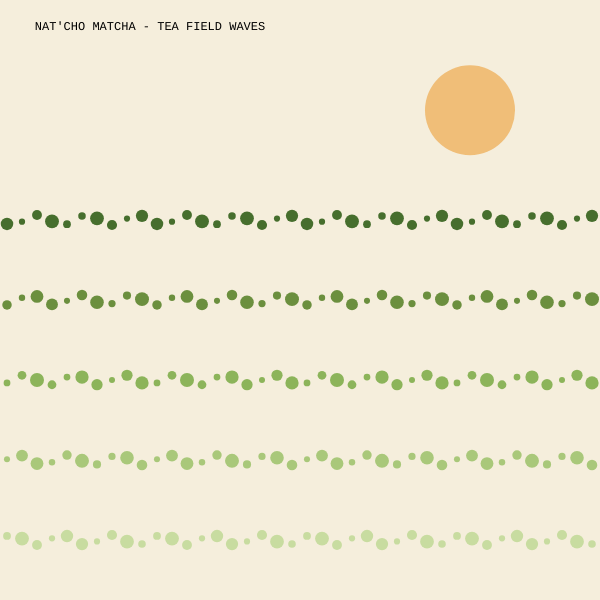
Frame 1 (no input)
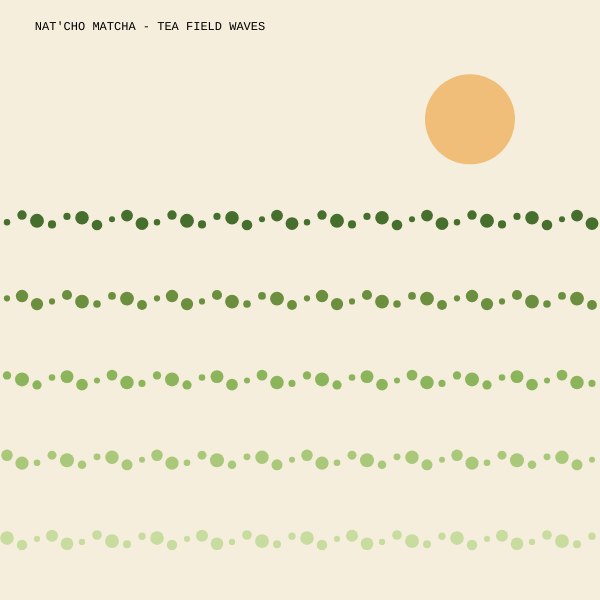
Frame 60 (no input)
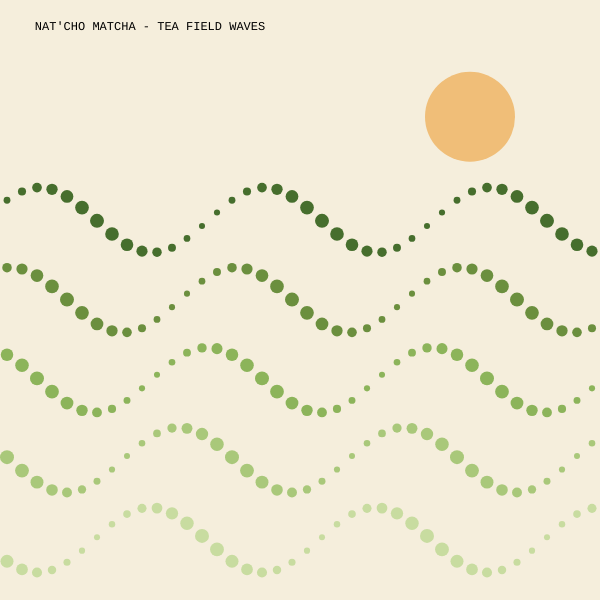
Frame 120 (the mouse pressed at the canvas centre since frame 60)

The p5.js sketch that drew these frames (run headless with seeded random() and noise() and a simulated clock; from frame 60 on, the mouse is pressed at the canvas centre):

// p5.js sketch
// ── sketch.js
let palette = ["#466e2d", "#6b8f3e", "#8cb45a", "#a9c87a", "#c8dca0"];
let rows = 5;
let points = 40;

function setup() {
  createCanvas(600, 600);
}

function draw() {
  background(245, 238, 220);
  noStroke();

  fill(240, 190, 120);
  circle(470, 110 + sin(frameCount * 0.02) * 10, 90);

  let wavelength = map(mouseX, 0, width, 50, 400);
  let amplitude = map(mouseY, 0, height, 5, 60);

  for (let r = 0; r < rows; r++) {
    let baseY = 220 + r * 80;
    fill(palette[r]);

  for (let i = 0; i < points; i++) {
    let x = i * (width/ points) + 7;

    let angle = (x / wavelength) * TWO_PI + frameCount * 0.03 + r * 0.8;

    let y = baseY + sin(angle) * amplitude;
    let size = 10 + cos(angle) * 4;
    circle(x, y, size);
  }
  }

fill(0);
  textFont("Courier New");
  textSize(12);
  textAlign(CENTER);
  text("NAT'CHO MATCHA - TEA FIELD WAVES", 150, 30);
}
